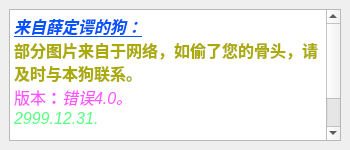
<?xml version="1.0" encoding="UTF-8"?>
<ui version="4.0">
 <class>AsForUs</class>
 <widget class="QMainWindow" name="AsForUs">
  <property name="geometry">
   <rect>
    <x>0</x>
    <y>0</y>
    <width>350</width>
    <height>150</height>
   </rect>
  </property>
  <property name="windowTitle">
   <string>MainWindow</string>
  </property>
  <property name="styleSheet">
   <string notr="true"/>
  </property>
  <widget class="QWidget" name="centralwidget">
   <layout class="QHBoxLayout" name="horizontalLayout">
    <item>
     <widget class="QTextBrowser" name="asopen">
      <property name="autoFillBackground">
       <bool>false</bool>
      </property>
      <property name="tabChangesFocus">
       <bool>false</bool>
      </property>
      <property name="undoRedoEnabled">
       <bool>false</bool>
      </property>
      <property name="html">
       <string>&lt;!DOCTYPE HTML PUBLIC &quot;-//W3C//DTD HTML 4.0//EN&quot; &quot;http://www.w3.org/TR/REC-html40/strict.dtd&quot;&gt;
&lt;html&gt;&lt;head&gt;&lt;meta name=&quot;qrichtext&quot; content=&quot;1&quot; /&gt;&lt;style type=&quot;text/css&quot;&gt;
p, li { white-space: pre-wrap; }
&lt;/style&gt;&lt;/head&gt;&lt;body style=&quot; font-family:'SimSun'; font-size:9pt; font-weight:400; font-style:normal;&quot;&gt;
&lt;p style=&quot; margin-top:0px; margin-bottom:0px; margin-left:0px; margin-right:0px; -qt-block-indent:0; text-indent:0px;&quot;&gt;&lt;span style=&quot; font-size:12pt; font-weight:600; font-style:italic; text-decoration: underline; color:#0055ff;&quot;&gt;来自薛定谔的狗：&lt;/span&gt;&lt;/p&gt;
&lt;p style=&quot; margin-top:0px; margin-bottom:0px; margin-left:0px; margin-right:0px; -qt-block-indent:0; text-indent:0px;&quot;&gt;&lt;span style=&quot; font-size:12pt; font-weight:600; color:#aaaa00;&quot;&gt;部分图片来自于网络，如偷了您的骨头，请及时与本狗联系。&lt;/span&gt;&lt;/p&gt;
&lt;p style=&quot; margin-top:0px; margin-bottom:0px; margin-left:0px; margin-right:0px; -qt-block-indent:0; text-indent:0px;&quot;&gt;&lt;span style=&quot; font-size:12pt; color:#ff55ff;&quot;&gt;版本&lt;/span&gt;&lt;span style=&quot; font-size:12pt; font-weight:600; color:#ff55ff;&quot;&gt;：&lt;/span&gt;&lt;span style=&quot; font-size:12pt; font-style:italic; color:#ff55ff;&quot;&gt;错误4.0。&lt;/span&gt;&lt;/p&gt;
&lt;p style=&quot; margin-top:0px; margin-bottom:0px; margin-left:0px; margin-right:0px; -qt-block-indent:0; text-indent:0px;&quot;&gt;&lt;span style=&quot; font-size:12pt; font-style:italic; color:#55ff7f;&quot;&gt;2999.12.31.&lt;/span&gt;&lt;/p&gt;
&lt;p style=&quot;-qt-paragraph-type:empty; margin-top:0px; margin-bottom:0px; margin-left:0px; margin-right:0px; -qt-block-indent:0; text-indent:0px; font-size:12pt; font-weight:600;&quot;&gt;&lt;br /&gt;&lt;/p&gt;
&lt;p align=&quot;center&quot; style=&quot;-qt-paragraph-type:empty; margin-top:0px; margin-bottom:0px; margin-left:0px; margin-right:0px; -qt-block-indent:0; text-indent:0px; font-size:12pt; font-weight:600;&quot;&gt;&lt;br /&gt;&lt;/p&gt;
&lt;p align=&quot;center&quot; style=&quot;-qt-paragraph-type:empty; margin-top:0px; margin-bottom:0px; margin-left:0px; margin-right:0px; -qt-block-indent:0; text-indent:0px; font-size:12pt; font-weight:600;&quot;&gt;&lt;br /&gt;&lt;/p&gt;&lt;/body&gt;&lt;/html&gt;</string>
      </property>
     </widget>
    </item>
   </layout>
  </widget>
 </widget>
 <resources/>
 <connections/>
</ui>
